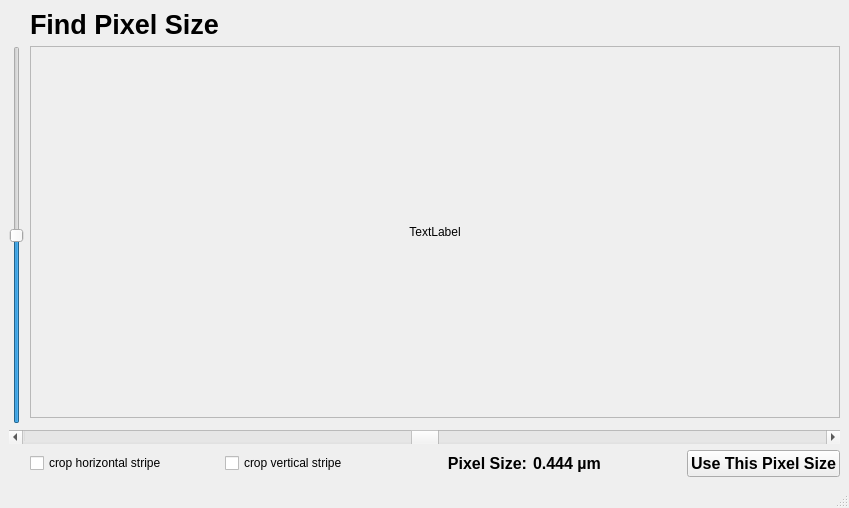
<?xml version="1.0" encoding="UTF-8"?>
<ui version="4.0">
 <class>MainWindow</class>
 <widget class="QMainWindow" name="MainWindow">
  <property name="geometry">
   <rect>
    <x>0</x>
    <y>0</y>
    <width>849</width>
    <height>508</height>
   </rect>
  </property>
  <property name="windowTitle">
   <string>CT-preview - pixel size finder</string>
  </property>
  <widget class="QWidget" name="centralwidget">
   <layout class="QGridLayout" name="gridLayout">
    <item row="1" column="1" rowspan="2">
     <widget class="QSlider" name="contrastSlider">
      <property name="maximum">
       <number>2000</number>
      </property>
      <property name="value">
       <number>1000</number>
      </property>
      <property name="orientation">
       <enum>Qt::Vertical</enum>
      </property>
     </widget>
    </item>
    <item row="8" column="5">
     <widget class="QLabel" name="COR_pos">
      <property name="font">
       <font>
        <pointsize>12</pointsize>
        <weight>75</weight>
        <bold>true</bold>
       </font>
      </property>
      <property name="text">
       <string>0.444 µm</string>
      </property>
     </widget>
    </item>
    <item row="8" column="4">
     <widget class="QLabel" name="label">
      <property name="font">
       <font>
        <pointsize>12</pointsize>
        <weight>75</weight>
        <bold>true</bold>
       </font>
      </property>
      <property name="layoutDirection">
       <enum>Qt::RightToLeft</enum>
      </property>
      <property name="text">
       <string>Pixel Size:</string>
      </property>
      <property name="alignment">
       <set>Qt::AlignRight|Qt::AlignTrailing|Qt::AlignVCenter</set>
      </property>
     </widget>
    </item>
    <item row="0" column="2">
     <widget class="QLabel" name="label_Title">
      <property name="font">
       <font>
        <pointsize>20</pointsize>
        <weight>75</weight>
        <bold>true</bold>
       </font>
      </property>
      <property name="text">
       <string>Find Pixel Size</string>
      </property>
     </widget>
    </item>
    <item row="6" column="1" colspan="6">
     <widget class="QScrollBar" name="COR_slider">
      <property name="minimum">
       <number>-5000</number>
      </property>
      <property name="maximum">
       <number>5000</number>
      </property>
      <property name="singleStep">
       <number>1</number>
      </property>
      <property name="pageStep">
       <number>10</number>
      </property>
      <property name="value">
       <number>0</number>
      </property>
      <property name="orientation">
       <enum>Qt::Horizontal</enum>
      </property>
      <property name="invertedAppearance">
       <bool>false</bool>
      </property>
     </widget>
    </item>
    <item row="8" column="6">
     <widget class="QPushButton" name="pushButton">
      <property name="font">
       <font>
        <pointsize>12</pointsize>
        <weight>75</weight>
        <bold>true</bold>
       </font>
      </property>
      <property name="text">
       <string>Use This Pixel Size</string>
      </property>
     </widget>
    </item>
    <item row="1" column="2" colspan="5">
     <widget class="QScrollArea" name="scrollArea">
      <property name="widgetResizable">
       <bool>true</bool>
      </property>
      <widget class="QWidget" name="scrollAreaWidgetContents">
       <property name="geometry">
        <rect>
         <x>0</x>
         <y>0</y>
         <width>796</width>
         <height>318</height>
        </rect>
       </property>
       <layout class="QGridLayout" name="gridLayout_2">
        <item row="0" column="0">
         <widget class="QLabel" name="divided">
          <property name="sizePolicy">
           <sizepolicy hsizetype="Maximum" vsizetype="Maximum">
            <horstretch>0</horstretch>
            <verstretch>0</verstretch>
           </sizepolicy>
          </property>
          <property name="maximumSize">
           <size>
            <width>4008</width>
            <height>2672</height>
           </size>
          </property>
          <property name="text">
           <string>TextLabel</string>
          </property>
          <property name="alignment">
           <set>Qt::AlignCenter</set>
          </property>
         </widget>
        </item>
       </layout>
      </widget>
     </widget>
    </item>
    <item row="8" column="3">
     <widget class="QCheckBox" name="crop_vertical_stripe">
      <property name="text">
       <string>crop vertical stripe</string>
      </property>
     </widget>
    </item>
    <item row="8" column="2">
     <widget class="QCheckBox" name="crop_horizontal_stripe">
      <property name="text">
       <string>crop horizontal stripe</string>
      </property>
     </widget>
    </item>
   </layout>
  </widget>
  <widget class="QMenuBar" name="menubar">
   <property name="geometry">
    <rect>
     <x>0</x>
     <y>0</y>
     <width>849</width>
     <height>26</height>
    </rect>
   </property>
  </widget>
  <widget class="QStatusBar" name="statusbar"/>
 </widget>
 <resources/>
 <connections/>
</ui>
